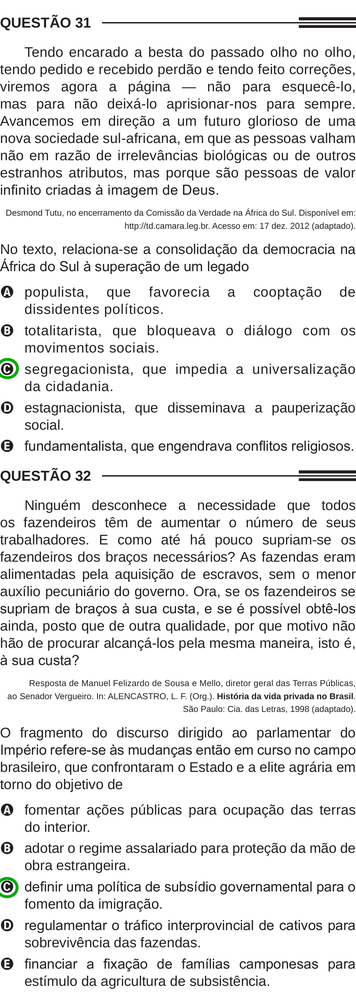
#> input picture 6Passo-ConcatenarVerticalmente/divididas-sem-bordas-do-meio/pagina_enem_10_esquerda.png, 356 x 1000 px, shrunk from 1033 x 2902 before the run; its folder holds 4 pictures in this run
$ python concatenar-verticalmente.py
#> lines starting #> are read from the running program, lines starting #| are printed output that depends on the picture
"""
Propósito: concatenas verticalmente as imagens de cada pasta vinda do passo 5
Autor: Alexandre Nassar de Peder
Criação: 02/10/2025
Atualização: 03/06/2026

OBS1: puxe a pasta "divididas-sem-bordas-do-meio" do passo 5 para essa pasta do passo 6

OBS2: o objetivo deste passo é pegar as colunas já recortadas e empilhar uma em cima da outra, na ordem correta, para formar uma única imagem final. Futuramente, essa imagem concatenada será dividida em imagens de cada questão, mas isso será feito no passo 7.

OBS3: este código vai criar uma imagem final chamada "colunas_concatenadas_verticalmente.png" que vai ter todas as colunas concatenadas verticalmente na ordem correta

OBS4: não compensa concatenar as páginas inteiras. Tenha isso em mente para o passo 7. Concatene apenas as colunas.

OBS5: tem provas que as colunas são de tamanhos diferentes. Tenha isso em mente. Não ajuda muito ter uma coluna maior que a outra. Se esse for o seu caso, você pode ajustar o código para lidar com isso, tal como concatenar as colunas do mesmo tamanho e depois concatenar as colunas menores em outra imagem. Mas isso é um caso específico. Se precisar, coloque as colunas do mesmo tamanho em uma única pasta, e execute atualizando as linhas 24 e 60

OBS6: execute o código
"""

from PIL import Image
import os
import re

pasta_imagens = "divididas-sem-bordas-do-meio"
pasta_saida = "."
os.makedirs(pasta_saida, exist_ok=True)

# Função para extrair o número da página e ordenar corretamente
def get_sort_key(nome_arquivo):
    # Extrai o número da página
    numero = int(re.search(r'pagina_enem_(\d+)_', nome_arquivo).group(1))
    # Define a ordem: esquerda primeiro (0), depois direita (1)
    lado = 0 if 'esquerda' in nome_arquivo else 1
    return (numero, lado)

# Pegar e ordenar as imagens corretamente
arquivos = [f for f in os.listdir(pasta_imagens) if f.endswith('.png')]
arquivos.sort(key=get_sort_key)

# Abrir todas as imagens na ordem correta
imagens = []
for arquivo in arquivos:
    caminho = os.path.join(pasta_imagens, arquivo)
    imagens.append(Image.open(caminho))
    print(f"Adicionando: {arquivo}")  # Para verificar a ordem

# Encontrar a largura máxima
largura_max = max(img.width for img in imagens)

# Concatenar verticalmente
altura_total = sum(img.height for img in imagens)
imagem_final = Image.new('RGB', (largura_max, altura_total))
#> imagem_final: PIL image 356x4000 RGB; every value is 0

y = 0
for img in imagens:
    imagem_final.paste(img, (0, y))
    y += img.height
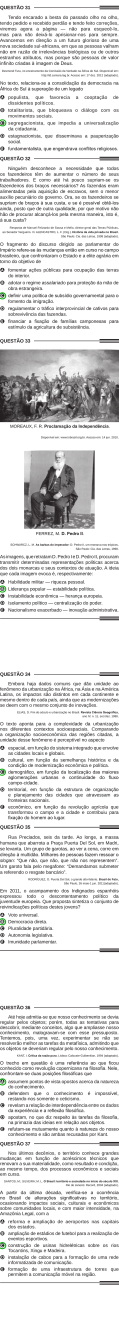
#> imagem_final: PIL image 356x4000 RGB (shown at 1/3 size); mean R, G, B 224.1, 223.6, 223.7

# Salvar
imagem_final.save(os.path.join(pasta_saida, 'colunas_concatenadas_verticalmente.png'))
print("Imagens concatenadas na ordem correta!")
print(f"Ordem dos arquivos: {arquivos}")
